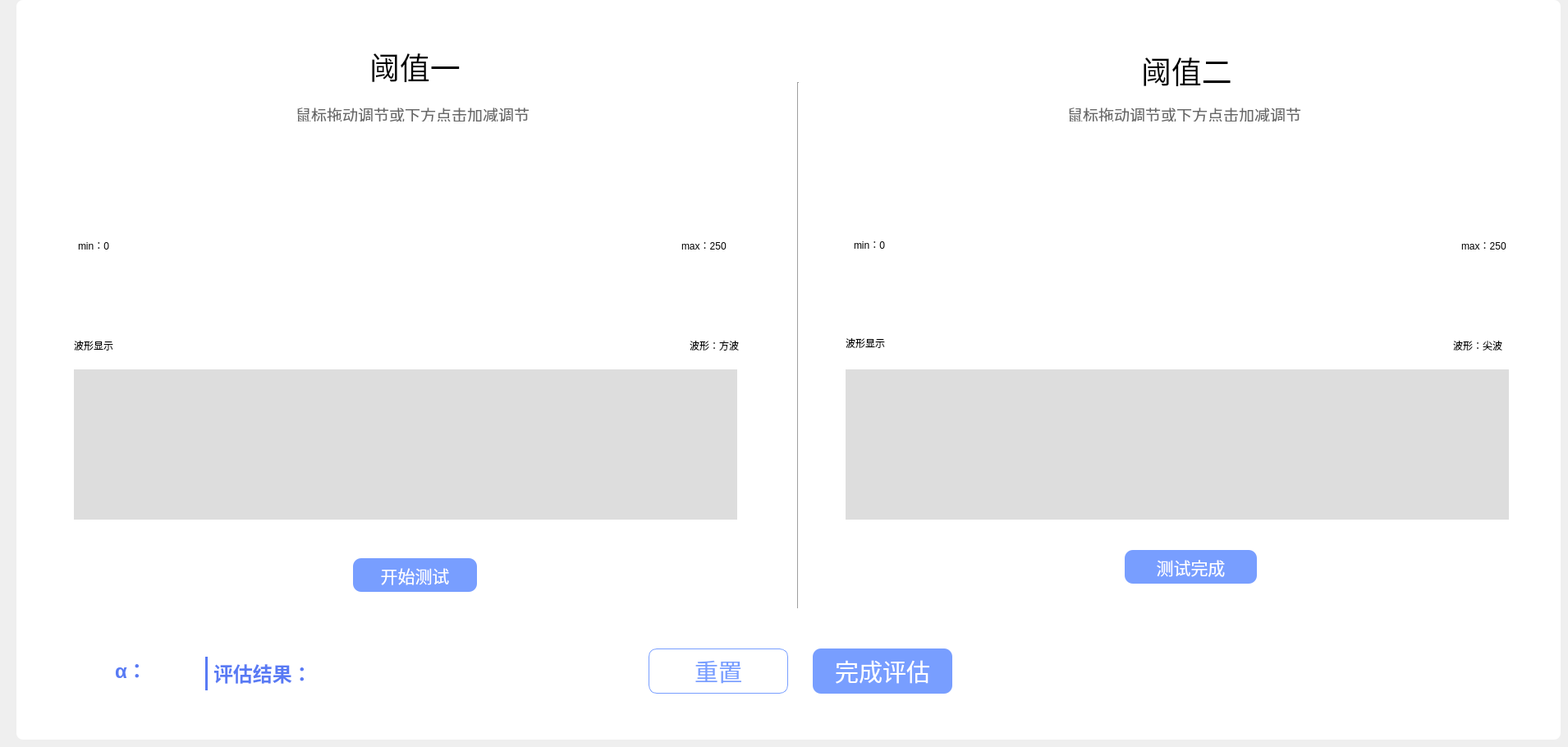
     <widget class="QWidget" name="tab_6">
      <attribute name="title">
       <string>Tab 4</string>
      </attribute>
      <widget class="QLabel" name="label_eval_threshold1_title">
       <property name="geometry">
        <rect>
         <x>450</x>
         <y>60</y>
         <width>121</width>
         <height>41</height>
        </rect>
       </property>
       <property name="font">
        <font>
         <pointsize>28</pointsize>
         <bold>false</bold>
        </font>
       </property>
       <property name="styleSheet">
        <string notr="true"/>
       </property>
       <property name="text">
        <string>阈值一</string>
       </property>
      </widget>
      <widget class="QLabel" name="label_eval_threshold2_title">
       <property name="geometry">
        <rect>
         <x>1390</x>
         <y>60</y>
         <width>121</width>
         <height>51</height>
        </rect>
       </property>
       <property name="font">
        <font>
         <pointsize>28</pointsize>
         <bold>false</bold>
        </font>
       </property>
       <property name="styleSheet">
        <string notr="true"/>
       </property>
       <property name="text">
        <string>阈值二</string>
       </property>
      </widget>
      <widget class="QPushButton" name="pushButton_neureset">
       <property name="geometry">
        <rect>
         <x>790</x>
         <y>790</y>
         <width>170</width>
         <height>55</height>
        </rect>
       </property>
       <property name="minimumSize">
        <size>
         <width>170</width>
         <height>55</height>
        </size>
       </property>
       <property name="maximumSize">
        <size>
         <width>17055</width>
         <height>16777215</height>
        </size>
       </property>
       <property name="font">
        <font>
         <pointsize>22</pointsize>
        </font>
       </property>
       <property name="styleSheet">
        <string notr="true">QPushButton {
    background-color: transparent;
    color: #789EFF;
    border: 1px solid #789EFF;
    border-radius: 10px;
}
QPushButton:disabled {
    background-color: transparent;
    color: #789EFF;
    border: 1px solid #789EFF;
    border-radius: 10px;
}</string>
       </property>
       <property name="text">
        <string>重置</string>
       </property>
      </widget>
      <widget class="QPushButton" name="pushButton_neunext">
       <property name="geometry">
        <rect>
         <x>990</x>
         <y>790</y>
         <width>170</width>
         <height>55</height>
        </rect>
       </property>
       <property name="minimumSize">
        <size>
         <width>170</width>
         <height>55</height>
        </size>
       </property>
       <property name="maximumSize">
        <size>
         <width>170</width>
         <height>55</height>
        </size>
       </property>
       <property name="font">
        <font>
         <pointsize>22</pointsize>
        </font>
       </property>
       <property name="styleSheet">
        <string notr="true">QPushButton {
    background-color: #789EFF;
    color: white;
    border-radius: 10px;
    border: none;
}
QPushButton:disabled {
    background-color: #789EFF;
    color: white;
    border-radius: 10px;
    border: none;
}</string>
       </property>
       <property name="text">
        <string>完成评估</string>
       </property>
      </widget>
      <widget class="QLabel" name="label_eval_result_title">
       <property name="geometry">
        <rect>
         <x>260</x>
         <y>804</y>
         <width>111</width>
         <height>31</height>
        </rect>
       </property>
       <property name="font">
        <font>
         <pointsize>18</pointsize>
         <bold>true</bold>
        </font>
       </property>
       <property name="styleSheet">
        <string notr="true">color: rgb(88, 122, 244);</string>
       </property>
       <property name="text">
        <string>评估结果：</string>
       </property>
      </widget>
      <widget class="QLabel" name="label_eval_wave_square_title">
       <property name="geometry">
        <rect>
         <x>840</x>
         <y>410</y>
         <width>71</width>
         <height>21</height>
        </rect>
       </property>
       <property name="font">
        <font>
         <pointsize>9</pointsize>
        </font>
       </property>
       <property name="styleSheet">
        <string notr="true"/>
       </property>
       <property name="text">
        <string>波形：方波</string>
       </property>
      </widget>
      <widget class="QPushButton" name="pushButton__threshold2_complete">
       <property name="geometry">
        <rect>
         <x>1370</x>
         <y>670</y>
         <width>161</width>
         <height>41</height>
        </rect>
       </property>
       <property name="font">
        <font>
         <pointsize>16</pointsize>
        </font>
       </property>
       <property name="styleSheet">
        <string notr="true">QPushButton {
    background-color: #789EFF;
    color: white;
    border-radius: 10px;
    border: none;
}
QPushButton:disabled {
    background-color: #789EFF;
    color: white;
    border-radius: 10px;
    border: none;
}</string>
       </property>
       <property name="text">
        <string>测试完成</string>
       </property>
      </widget>
      <widget class="QLabel" name="label_alpha">
       <property name="geometry">
        <rect>
         <x>170</x>
         <y>803</y>
         <width>71</width>
         <height>31</height>
        </rect>
       </property>
       <property name="font">
        <font>
         <pointsize>18</pointsize>
         <bold>true</bold>
        </font>
       </property>
       <property name="styleSheet">
        <string notr="true">color: rgb(88, 122, 244);</string>
       </property>
       <property name="text">
        <string/>
       </property>
      </widget>
      <widget class="QLabel" name="label_evalresult">
       <property name="geometry">
        <rect>
         <x>375</x>
         <y>807</y>
         <width>361</width>
         <height>31</height>
        </rect>
       </property>
       <property name="font">
        <font>
         <pointsize>18</pointsize>
         <bold>true</bold>
        </font>
       </property>
       <property name="styleSheet">
        <string notr="true">color: rgb(88, 122, 244);</string>
       </property>
       <property name="text">
        <string/>
       </property>
      </widget>
      <widget class="QPushButton" name="pushButton_threshold1_begin">
       <property name="geometry">
        <rect>
         <x>430</x>
         <y>680</y>
         <width>151</width>
         <height>41</height>
        </rect>
       </property>
       <property name="font">
        <font>
         <pointsize>16</pointsize>
        </font>
       </property>
       <property name="styleSheet">
        <string notr="true">QPushButton {
    background-color: #789EFF;
    color: white;
    border-radius: 10px;
    border: none;
}
QPushButton:disabled {
    background-color: #789EFF;
    color: white;
    border-radius: 10px;
    border: none;
}</string>
       </property>
       <property name="text">
        <string>开始测试</string>
       </property>
      </widget>
      <widget class="QWidget" name="widget_threshold1_wheel" native="true">
       <property name="geometry">
        <rect>
         <x>320</x>
         <y>320</y>
         <width>345</width>
         <height>53</height>
        </rect>
       </property>
       <property name="minimumSize">
        <size>
         <width>345</width>
         <height>53</height>
        </size>
       </property>
       <property name="maximumSize">
        <size>
         <width>345</width>
         <height>53</height>
        </size>
       </property>
      </widget>
      <widget class="QWidget" name="widget_threshold2_wheel" native="true">
       <property name="geometry">
        <rect>
         <x>1260</x>
         <y>330</y>
         <width>345</width>
         <height>53</height>
        </rect>
       </property>
       <property name="minimumSize">
        <size>
         <width>345</width>
         <height>53</height>
        </size>
       </property>
       <property name="maximumSize">
        <size>
         <width>345</width>
         <height>33</height>
        </size>
       </property>
      </widget>
      <widget class="QWidget" name="widget_threshold1_slider" native="true">
       <property name="geometry">
        <rect>
         <x>90</x>
         <y>240</y>
         <width>806</width>
         <height>53</height>
        </rect>
       </property>
       <property name="minimumSize">
        <size>
         <width>806</width>
         <height>53</height>
        </size>
       </property>
       <property name="maximumSize">
        <size>
         <width>806</width>
         <height>53</height>
        </size>
       </property>
      </widget>
      <widget class="QWidget" name="widget_threshold2_slider" native="true">
       <property name="geometry">
        <rect>
         <x>1040</x>
         <y>240</y>
         <width>806</width>
         <height>53</height>
        </rect>
       </property>
       <property name="minimumSize">
        <size>
         <width>806</width>
         <height>53</height>
        </size>
       </property>
       <property name="maximumSize">
        <size>
         <width>806</width>
         <height>53</height>
        </size>
       </property>
       <widget class="QLabel" name="label_eval_t2_max">
        <property name="geometry">
         <rect>
          <x>10</x>
          <y>370</y>
          <width>61</width>
          <height>16</height>
         </rect>
        </property>
        <property name="styleSheet">
         <string notr="true">color: rgb(88, 122, 244);</string>
        </property>
        <property name="text">
         <string>max：500</string>
        </property>
       </widget>
      </widget>
      <widget class="QLabel" name="label_eval_wave_sharp_title">
       <property name="geometry">
        <rect>
         <x>1770</x>
         <y>410</y>
         <width>71</width>
         <height>21</height>
        </rect>
       </property>
       <property name="font">
        <font>
         <pointsize>9</pointsize>
        </font>
       </property>
       <property name="styleSheet">
        <string notr="true"/>
       </property>
       <property name="text">
        <string>波形：尖波</string>
       </property>
      </widget>
      <widget class="QLabel" name="label_eval_bg">
       <property name="geometry">
        <rect>
         <x>20</x>
         <y>0</y>
         <width>1881</width>
         <height>901</height>
        </rect>
       </property>
       <property name="styleSheet">
        <string notr="true">background-color: rgb(255, 255, 255);
border-radius: 8px;</string>
       </property>
       <property name="text">
        <string/>
       </property>
      </widget>
      <widget class="QLabel" name="label_eval_divider">
       <property name="geometry">
        <rect>
         <x>250</x>
         <y>800</y>
         <width>3</width>
         <height>41</height>
        </rect>
       </property>
       <property name="minimumSize">
        <size>
         <width>3</width>
         <height>0</height>
        </size>
       </property>
       <property name="maximumSize">
        <size>
         <width>3</width>
         <height>16777215</height>
        </size>
       </property>
       <property name="styleSheet">
        <string notr="true">background-color: rgb(88, 122, 244);</string>
       </property>
       <property name="text">
        <string/>
       </property>
      </widget>
      <widget class="QLabel" name="label_eval_tip1">
       <property name="geometry">
        <rect>
         <x>340</x>
         <y>130</y>
         <width>13</width>
         <height>13</height>
        </rect>
       </property>
       <property name="minimumSize">
        <size>
         <width>13</width>
         <height>13</height>
        </size>
       </property>
       <property name="maximumSize">
        <size>
         <width>13</width>
         <height>13</height>
        </size>
       </property>
       <property name="styleSheet">
        <string notr="true">border-image: url(:/preprocess/pic/preprocess_eletip.png);</string>
       </property>
       <property name="text">
        <string/>
       </property>
      </widget>
      <widget class="QLabel" name="label_eval_hint1">
       <property name="geometry">
        <rect>
         <x>360</x>
         <y>130</y>
         <width>291</width>
         <height>18</height>
        </rect>
       </property>
       <property name="minimumSize">
        <size>
         <width>0</width>
         <height>18</height>
        </size>
       </property>
       <property name="maximumSize">
        <size>
         <width>386</width>
         <height>18</height>
        </size>
       </property>
       <property name="font">
        <font>
         <pointsize>14</pointsize>
        </font>
       </property>
       <property name="styleSheet">
        <string notr="true">color:#666666;</string>
       </property>
       <property name="text">
        <string>鼠标拖动调节或下方点击加减调节</string>
       </property>
      </widget>
      <widget class="QLabel" name="label_eval_tip2">
       <property name="geometry">
        <rect>
         <x>1280</x>
         <y>130</y>
         <width>13</width>
         <height>13</height>
        </rect>
       </property>
       <property name="minimumSize">
        <size>
         <width>13</width>
         <height>13</height>
        </size>
       </property>
       <property name="maximumSize">
        <size>
         <width>13</width>
         <height>13</height>
        </size>
       </property>
       <property name="styleSheet">
        <string notr="true">border-image: url(:/preprocess/pic/preprocess_eletip.png);</string>
       </property>
       <property name="text">
        <string/>
       </property>
      </widget>
      <widget class="QLabel" name="label_eval_hint2">
       <property name="geometry">
        <rect>
         <x>1300</x>
         <y>130</y>
         <width>301</width>
         <height>18</height>
        </rect>
       </property>
       <property name="minimumSize">
        <size>
         <width>0</width>
         <height>18</height>
        </size>
       </property>
       <property name="maximumSize">
        <size>
         <width>386</width>
         <height>18</height>
        </size>
       </property>
       <property name="font">
        <font>
         <pointsize>14</pointsize>
        </font>
       </property>
       <property name="styleSheet">
        <string notr="true">color:#666666;
</string>
       </property>
       <property name="text">
        <string>鼠标拖动调节或下方点击加减调节</string>
       </property>
      </widget>
      <widget class="QLabel" name="label_squarewave">
       <property name="geometry">
        <rect>
         <x>90</x>
         <y>450</y>
         <width>808</width>
         <height>183</height>
        </rect>
       </property>
       <property name="minimumSize">
        <size>
         <width>808</width>
         <height>183</height>
        </size>
       </property>
       <property name="maximumSize">
        <size>
         <width>808</width>
         <height>183</height>
        </size>
       </property>
       <property name="styleSheet">
        <string notr="true">background-color: rgb(221, 221, 221);</string>
       </property>
       <property name="text">
        <string/>
       </property>
      </widget>
      <widget class="QLabel" name="label_sharpwave">
       <property name="geometry">
        <rect>
         <x>1030</x>
         <y>450</y>
         <width>808</width>
         <height>183</height>
        </rect>
       </property>
       <property name="minimumSize">
        <size>
         <width>808</width>
         <height>183</height>
        </size>
       </property>
       <property name="maximumSize">
        <size>
         <width>808</width>
         <height>183</height>
        </size>
       </property>
       <property name="styleSheet">
        <string notr="true">background-color: rgb(221, 221, 221);</string>
       </property>
       <property name="text">
        <string/>
       </property>
      </widget>
      <widget class="QLabel" name="label_eval_alpha_title">
       <property name="geometry">
        <rect>
         <x>140</x>
         <y>800</y>
         <width>31</width>
         <height>31</height>
        </rect>
       </property>
       <property name="font">
        <font>
         <pointsize>18</pointsize>
         <bold>true</bold>
        </font>
       </property>
       <property name="styleSheet">
        <string notr="true">color: rgb(88, 122, 244);</string>
       </property>
       <property name="text">
        <string>α：</string>
       </property>
      </widget>
      <widget class="QLabel" name="label_eval_t1_max">
       <property name="geometry">
        <rect>
         <x>830</x>
         <y>290</y>
         <width>61</width>
         <height>18</height>
        </rect>
       </property>
       <property name="styleSheet">
        <string notr="true"/>
       </property>
       <property name="text">
        <string>max：250</string>
       </property>
      </widget>
      <widget class="QLabel" name="label_eval_t1_max_2">
       <property name="geometry">
        <rect>
         <x>1780</x>
         <y>290</y>
         <width>61</width>
         <height>18</height>
        </rect>
       </property>
       <property name="styleSheet">
        <string notr="true"/>
       </property>
       <property name="text">
        <string>max：250</string>
       </property>
      </widget>
      <widget class="QLabel" name="label_eval_t2_min">
       <property name="geometry">
        <rect>
         <x>1040</x>
         <y>290</y>
         <width>53</width>
         <height>15</height>
        </rect>
       </property>
       <property name="styleSheet">
        <string notr="true"/>
       </property>
       <property name="text">
        <string>min：0</string>
       </property>
      </widget>
      <widget class="QLabel" name="label_20">
       <property name="geometry">
        <rect>
         <x>1030</x>
         <y>410</y>
         <width>53</width>
         <height>15</height>
        </rect>
       </property>
       <property name="text">
        <string>波形显示</string>
       </property>
      </widget>
      <widget class="QLabel" name="label_6">
       <property name="geometry">
        <rect>
         <x>90</x>
         <y>410</y>
         <width>53</width>
         <height>21</height>
        </rect>
       </property>
       <property name="text">
        <string>波形显示</string>
       </property>
      </widget>
      <widget class="QLabel" name="label_eval_t1_min">
       <property name="geometry">
        <rect>
         <x>95</x>
         <y>290</y>
         <width>51</width>
         <height>18</height>
        </rect>
       </property>
       <property name="styleSheet">
        <string notr="true"/>
       </property>
       <property name="text">
        <string>min：0</string>
       </property>
      </widget>
      <widget class="Line" name="line_8">
       <property name="geometry">
        <rect>
         <x>964</x>
         <y>100</y>
         <width>16</width>
         <height>641</height>
        </rect>
       </property>
       <property name="orientation">
        <enum>Qt::Vertical</enum>
       </property>
      </widget>
      <zorder>label_eval_bg</zorder>
      <zorder>label_eval_threshold1_title</zorder>
      <zorder>label_eval_threshold2_title</zorder>
      <zorder>pushButton_neureset</zorder>
      <zorder>pushButton_neunext</zorder>
      <zorder>label_eval_result_title</zorder>
      <zorder>pushButton__threshold2_complete</zorder>
      <zorder>label_alpha</zorder>
      <zorder>label_evalresult</zorder>
      <zorder>pushButton_threshold1_begin</zorder>
      <zorder>widget_threshold1_wheel</zorder>
      <zorder>widget_threshold2_wheel</zorder>
      <zorder>widget_threshold1_slider</zorder>
      <zorder>widget_threshold2_slider</zorder>
      <zorder>label_eval_wave_square_title</zorder>
      <zorder>label_eval_wave_sharp_title</zorder>
      <zorder>label_eval_divider</zorder>
      <zorder>label_eval_tip1</zorder>
      <zorder>label_eval_hint1</zorder>
      <zorder>label_eval_tip2</zorder>
      <zorder>label_eval_hint2</zorder>
      <zorder>label_squarewave</zorder>
      <zorder>label_sharpwave</zorder>
      <zorder>label_eval_alpha_title</zorder>
      <zorder>label_eval_t1_max</zorder>
      <zorder>label_eval_t1_max_2</zorder>
      <zorder>label_eval_t2_min</zorder>
      <zorder>label_20</zorder>
      <zorder>label_6</zorder>
      <zorder>label_eval_t1_min</zorder>
      <zorder>line_8</zorder>
     </widget>
